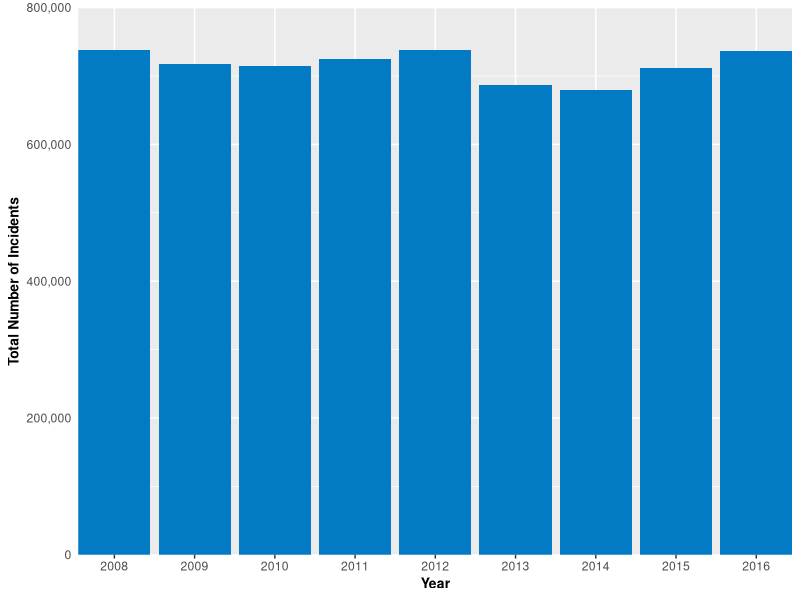
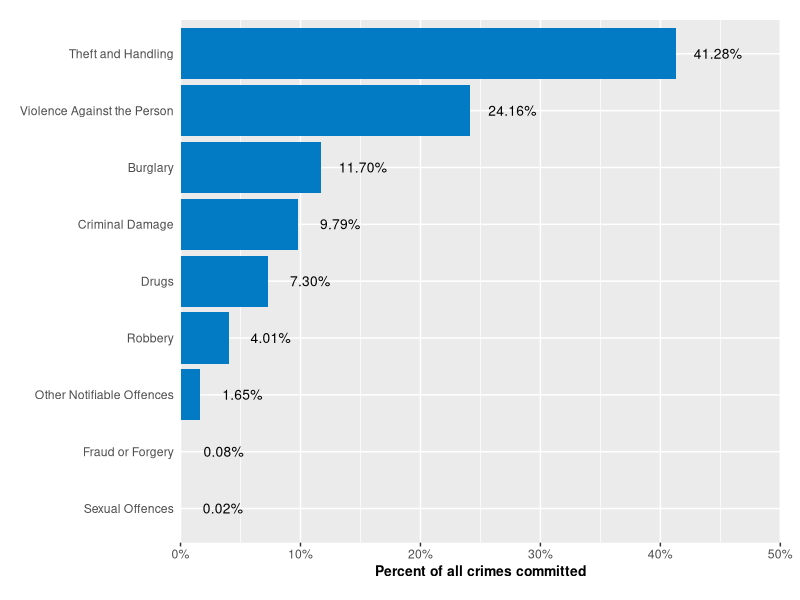

These figures' R source, in order:
## ---- chunk 1
knitr::opts_chunk$set(echo = TRUE,
                      warning = FALSE)

library(tidyverse)
## ---- chunk 2
crime <- read_csv('ldn_crime.csv')
## ---- chunk 3
# change dataset for plot
crime %>% 
  group_by(year) %>% 
  summarise(total = sum(num_crime)) %>%
  ggplot(aes(x = year, y = total)) +
  geom_col(fill = '#037ac4') +
  scale_y_continuous(limits = c(0,800000), expand = c(0,0), 
                     labels = scales::comma) +
  scale_x_discrete(limits = 2008:2016, expand = c(0,0)) +
  labs(x = 'Year', y = 'Total Number of Incidents') +
  theme(
    axis.title = element_text(size = 10, face = 'bold'),
    axis.ticks.y = element_blank()
  )
## ---- chunk 4
# change dataset for plot
crime %>% 
  group_by(major_category) %>% 
  summarise(total = sum(num_crime)) %>%
  mutate(percentage = round(total / sum(total), digits = 4)) %>%
  # Make bar plot
  ggplot(aes(x = reorder(major_category, percentage), y = percentage)) +
  geom_col(fill = "#037ac4") +
  geom_text(aes(label = scales::percent(percentage),
                y= percentage), nudge_y = 0.035, size = 3.5) +
  coord_flip() +
  labs(y = 'Percent of all crimes committed') +
  scale_y_continuous(limits = c(0,0.5), 
                     expand = c(0,0), 
                     labels = scales::percent_format(accuracy = 1)) +
  theme(
    axis.title.x = element_text(size = 10, face = 'bold'),
    axis.title.y = element_blank(),
    axis.ticks.y = element_blank(),
    plot.title = element_text(face = 'bold'),
    plot.margin = unit(c(0.5,0.5,0.5,0.5), 'cm')
  )
